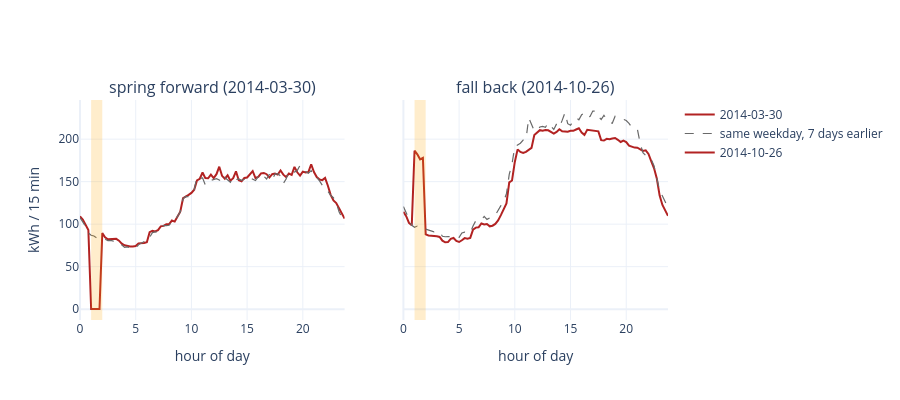

Here is the notebook cell this chart was saved with:
### Markdown cell above
The **row spacing** is perfectly regular: one 15-minute step everywhere, no gaps. So
`shift(96)` lands on the same clock time yesterday. That is necessary but, as the next cell
shows, not sufficient for the data to be sound.

Two boundary rows to be careful with:

- **2011-01-01 has 95 intervals**, because the series starts at 00:15 and not at 00:00;
- **there is a single row dated 2015-01-01 00:00:00**, which is the last interval of 2014
  labelled with the following midnight.

That second one matters: filtering `year == 2014` silently drops it, and filtering
`year == 2015` yields a one-row dataset. Worth remembering when the split is written.

### Code cell
# The index is regular, but is the CLOCK regular? These timestamps are local time, and Portugal
# changes clock twice a year. Look at the two transition days of 2014.
#
# "The fleet" here and below = all 370 clients taken together, i.e. `df.mean(axis=1)`: the mean
# ACROSS the client columns, one value per 15-min timestamp.
for day, label in [("2014-03-30", "spring forward"), ("2014-10-26", "fall back")]:
    one_day = df.loc[day]
    by_hour = one_day.mean(axis=1).groupby(one_day.index.hour).mean()
    print("%s (%s): %d intervals" % (day, label, len(one_day)))
    print("   fleet mean, hours 00-03 :", [round(v, 1) for v in by_hour.head(4)])

days = [("2014-03-30", "spring forward"), ("2014-10-26", "fall back")]
fig = make_subplots(rows=1, cols=2, shared_yaxes=True,
                    subplot_titles=[f"{label} ({day})" for day, label in days])
for col, (day, label) in enumerate(days, start=1):
    one_day = df.loc[day].mean(axis=1)
    reference = df.loc[pd.Timestamp(day) - pd.Timedelta("7D"):
                       pd.Timestamp(day) - pd.Timedelta("7D") + pd.Timedelta("23:45:00")].mean(axis=1)
    fig.add_scatter(x=one_day.index.hour + one_day.index.minute / 60, y=one_day.values,
                    name=day, line={"color": "firebrick", "width": 2}, row=1, col=col)
    fig.add_scatter(x=reference.index.hour + reference.index.minute / 60, y=reference.values,
                    name="same weekday, 7 days earlier", showlegend=col == 1,
                    line={"color": "dimgray", "width": 1.2, "dash": "dash"}, row=1, col=col)
    fig.add_vrect(x0=1, x1=2, fillcolor="orange", opacity=0.2, line_width=0, row=1, col=col)
    fig.update_xaxes(title_text="hour of day", row=1, col=col)
fig.update_yaxes(title_text="kWh / 15 min", row=1, col=1)
fig.update_layout(template="plotly_white", height=400)
fig.show()
